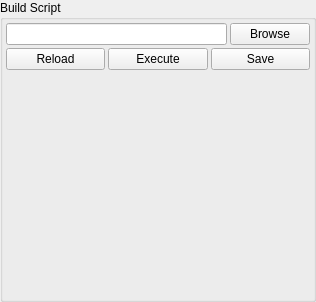
<?xml version="1.0" encoding="UTF-8"?>
<ui version="4.0">
 <class>Form</class>
 <widget class="QWidget" name="Form">
  <property name="geometry">
   <rect>
    <x>0</x>
    <y>0</y>
    <width>316</width>
    <height>302</height>
   </rect>
  </property>
  <property name="windowTitle">
   <string>Form</string>
  </property>
  <property name="styleSheet">
   <string notr="true"/>
  </property>
  <layout class="QVBoxLayout" name="verticalLayout">
   <property name="spacing">
    <number>0</number>
   </property>
   <property name="leftMargin">
    <number>0</number>
   </property>
   <property name="topMargin">
    <number>0</number>
   </property>
   <property name="rightMargin">
    <number>0</number>
   </property>
   <property name="bottomMargin">
    <number>0</number>
   </property>
   <item>
    <widget class="QGroupBox" name="uiGRP">
     <property name="title">
      <string>Build Script</string>
     </property>
     <layout class="QVBoxLayout" name="verticalLayout_7">
      <property name="spacing">
       <number>3</number>
      </property>
      <property name="leftMargin">
       <number>3</number>
      </property>
      <property name="topMargin">
       <number>3</number>
      </property>
      <property name="rightMargin">
       <number>3</number>
      </property>
      <property name="bottomMargin">
       <number>3</number>
      </property>
      <item>
       <layout class="QHBoxLayout" name="horizontalLayout_3">
        <property name="spacing">
         <number>3</number>
        </property>
        <item>
         <widget class="QLineEdit" name="uiScriptPathLINE"/>
        </item>
        <item>
         <widget class="QPushButton" name="uiScriptPathBTN">
          <property name="text">
           <string>Browse</string>
          </property>
         </widget>
        </item>
       </layout>
      </item>
      <item>
       <layout class="QHBoxLayout" name="horizontalLayout_5">
        <property name="spacing">
         <number>3</number>
        </property>
        <item>
         <widget class="QPushButton" name="uiReloadScriptBTN">
          <property name="text">
           <string>Reload</string>
          </property>
         </widget>
        </item>
        <item>
         <widget class="QPushButton" name="uiExecScriptBTN">
          <property name="text">
           <string>Execute</string>
          </property>
         </widget>
        </item>
        <item>
         <widget class="QPushButton" name="uiSaveScriptBTN">
          <property name="text">
           <string>Save</string>
          </property>
          <property name="warning" stdset="0">
           <bool>false</bool>
          </property>
         </widget>
        </item>
       </layout>
      </item>
      <item>
       <widget class="QWidget" name="uiScriptValueWDG" native="true">
        <property name="sizePolicy">
         <sizepolicy hsizetype="Preferred" vsizetype="Expanding">
          <horstretch>0</horstretch>
          <verstretch>0</verstretch>
         </sizepolicy>
        </property>
        <layout class="QVBoxLayout" name="verticalLayout_8">
         <property name="spacing">
          <number>0</number>
         </property>
         <property name="leftMargin">
          <number>0</number>
         </property>
         <property name="topMargin">
          <number>0</number>
         </property>
         <property name="rightMargin">
          <number>0</number>
         </property>
         <property name="bottomMargin">
          <number>0</number>
         </property>
        </layout>
       </widget>
      </item>
     </layout>
    </widget>
   </item>
  </layout>
 </widget>
 <resources/>
 <connections/>
</ui>
